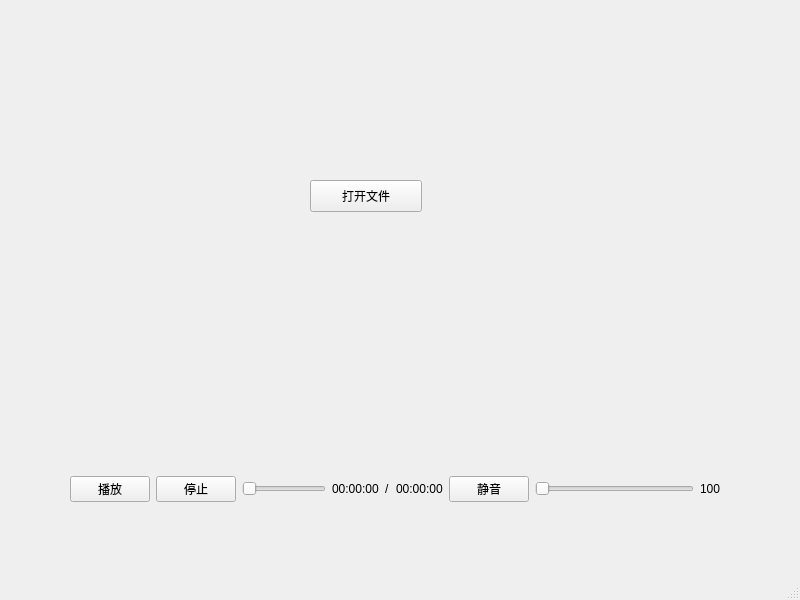
<?xml version="1.0" encoding="UTF-8"?>
<ui version="4.0">
 <class>MainWindow</class>
 <widget class="QMainWindow" name="MainWindow">
  <property name="geometry">
   <rect>
    <x>0</x>
    <y>0</y>
    <width>800</width>
    <height>600</height>
   </rect>
  </property>
  <property name="windowTitle">
   <string>MainWindow</string>
  </property>
  <widget class="QWidget" name="centralwidget">
   <widget class="QPushButton" name="openFileBtn">
    <property name="geometry">
     <rect>
      <x>310</x>
      <y>180</y>
      <width>112</width>
      <height>32</height>
     </rect>
    </property>
    <property name="text">
     <string>打开文件</string>
    </property>
   </widget>
   <widget class="QWidget" name="horizontalLayoutWidget_4">
    <property name="geometry">
     <rect>
      <x>70</x>
      <y>470</y>
      <width>651</width>
      <height>38</height>
     </rect>
    </property>
    <layout class="QHBoxLayout" name="horizontalLayout_4">
     <item>
      <layout class="QHBoxLayout" name="horizontalLayout_2">
       <item>
        <widget class="QPushButton" name="playBtn">
         <property name="text">
          <string>播放</string>
         </property>
        </widget>
       </item>
       <item>
        <widget class="QPushButton" name="stopBtn">
         <property name="text">
          <string>停止</string>
         </property>
        </widget>
       </item>
       <item>
        <layout class="QHBoxLayout" name="horizontalLayout">
         <item>
          <widget class="VideoSlider" name="timeSlider">
           <property name="enabled">
            <bool>false</bool>
           </property>
           <property name="orientation">
            <enum>Qt::Horizontal</enum>
           </property>
          </widget>
         </item>
         <item>
          <widget class="QLabel" name="timeLabel">
           <property name="text">
            <string>00:00:00</string>
           </property>
          </widget>
         </item>
         <item>
          <widget class="QLabel" name="label_3">
           <property name="text">
            <string>/</string>
           </property>
          </widget>
         </item>
         <item>
          <widget class="QLabel" name="durationLabel">
           <property name="text">
            <string>00:00:00</string>
           </property>
          </widget>
         </item>
        </layout>
       </item>
      </layout>
     </item>
     <item>
      <layout class="QHBoxLayout" name="horizontalLayout_3">
       <item>
        <widget class="QPushButton" name="muteBtn">
         <property name="text">
          <string>静音</string>
         </property>
        </widget>
       </item>
       <item>
        <widget class="VideoSlider" name="volumnSlider">
         <property name="orientation">
          <enum>Qt::Horizontal</enum>
         </property>
        </widget>
       </item>
       <item>
        <widget class="QLabel" name="volumnLabel">
         <property name="text">
          <string>100</string>
         </property>
        </widget>
       </item>
      </layout>
     </item>
    </layout>
   </widget>
  </widget>
  <widget class="QMenuBar" name="menubar">
   <property name="geometry">
    <rect>
     <x>0</x>
     <y>0</y>
     <width>800</width>
     <height>22</height>
    </rect>
   </property>
  </widget>
  <widget class="QStatusBar" name="statusbar"/>
 </widget>
 <customwidgets>
  <customwidget>
   <class>VideoSlider</class>
   <extends>QSlider</extends>
   <header>videoslider.h</header>
  </customwidget>
 </customwidgets>
 <resources/>
 <connections/>
</ui>
